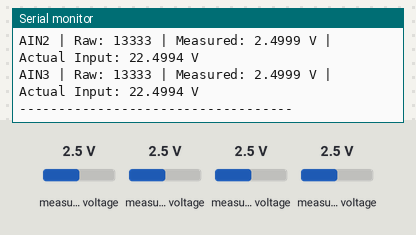
Bench run of a sketch on a simulated ESP32. Shown: the last lines printed to the serial monitor. Wiring (inferred from the names in the program): ADS1115 converter at I2C address 0x48. Inputs (shaded band) come from the test bench; at power-on: measured voltage 2.5 V.

Above: at 1.8 s.
1.9 s: measured voltage (sensor 200) set to 0.1 V
3.4 s: measured voltage (sensor 201) set to 0.1 V
4.9 s: measured voltage (sensor 202) set to 0.1 V
At 6.1 s:
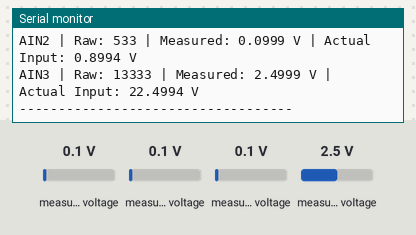
6.4 s: measured voltage (sensor 203) set to 0.1 V
At 7.8 s:
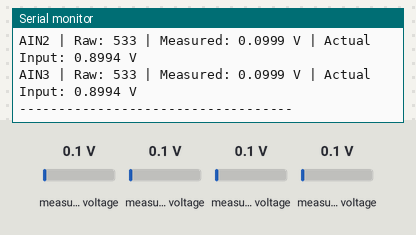
7.9 s: measured voltage (sensor 200) set to 1.2 V
9.4 s: measured voltage (sensor 201) set to 1.2 V
Timing chart, 0 to 11.9 s (numbered marks = the images above; inputs shaded):
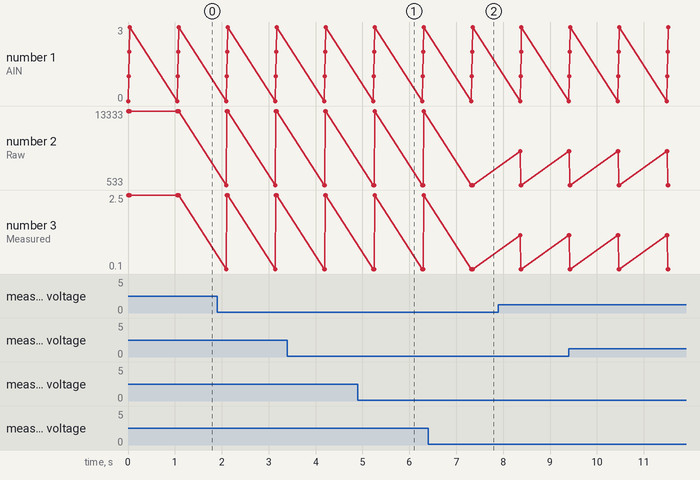

The sketch:

Analog_Inputs.ino
```cpp
#include <Wire.h>

#define ADS1115_ADDRESS 0x48
#define ADS1115_POINTER_CONVERT 0x00
#define ADS1115_POINTER_CONFIG  0x01

// Voltage divider ratios
// Actual Input Voltage = Measured Voltage * Divider_Ratio
#define DIVIDER_AIN0 1.0                   // Direct input
#define DIVIDER_AIN1 ((220.0 + 15.0) / 15.0) // 220k / 15k = ~15.67
#define DIVIDER_AIN2 ((120.0 + 15.0) / 15.0) // 120k / 15k = 9.0
#define DIVIDER_AIN3 ((120.0 + 15.0) / 15.0) // 120k / 15k = 9.0

void setup() {
  Serial.begin(115200);
  Wire.begin(21, 22); // SDA, SCL
  Serial.println("ADS1115 Analog Reading....");
}

void loop() {
  for (int channel = 0; channel < 4; channel++) {
    int16_t raw = readADS1115Channel(channel);

    // Convert raw to voltage (for ±6.144V range)
    float measuredV = raw * 0.1875 / 1000.0; // 0.1875 mV/bit
    float actualV = measuredV * getDividerRatio(channel);

    Serial.print("AIN");
    Serial.print(channel);
    Serial.print(" | Raw: ");
    Serial.print(raw);
    Serial.print(" | Measured: ");
    Serial.print(measuredV, 4);
    Serial.print(" V | Actual Input: ");
    Serial.print(actualV, 4);
    Serial.println(" V");
  }

  Serial.println("-----------------------------------");
  delay(1000);
}

float getDividerRatio(uint8_t channel) {
  switch (channel) {
    case 0: return DIVIDER_AIN0;
    case 1: return DIVIDER_AIN1;
    case 2: return DIVIDER_AIN2;
    case 3: return DIVIDER_AIN3;
    default: return 1.0;
  }
}

int16_t readADS1115Channel(uint8_t channel) {
  uint16_t config = 0x8000;                     // Start single conversion
  config |= (0x4000 | (channel << 12));         // MUX AINx vs GND
  config |= 0x0000;                             // PGA ±6.144V
  config |= 0x0100;                             // Single-shot mode
  config |= 0x0080;                             // 128 SPS
  config |= 0x0003;                             // Disable comparator

  Wire.beginTransmission(ADS1115_ADDRESS);
  Wire.write(ADS1115_POINTER_CONFIG);
  Wire.write((config >> 8) & 0xFF);
  Wire.write(config & 0xFF);
  Wire.endTransmission();

  delay(9); // Wait conversion

  Wire.beginTransmission(ADS1115_ADDRESS);
  Wire.write(ADS1115_POINTER_CONVERT);
  Wire.endTransmission();

  Wire.requestFrom(ADS1115_ADDRESS, (uint8_t)2);
  while (Wire.available() < 2);
  int16_t val = (Wire.read() << 8) | Wire.read();

  return val;
}
```

Measured:
- after the input at 4.9 s, the serial monitor: prints a new line after 0.35 s (image 1)
- after the input at 6.4 s, the serial monitor: prints a new line after 0.95 s (image 2)
